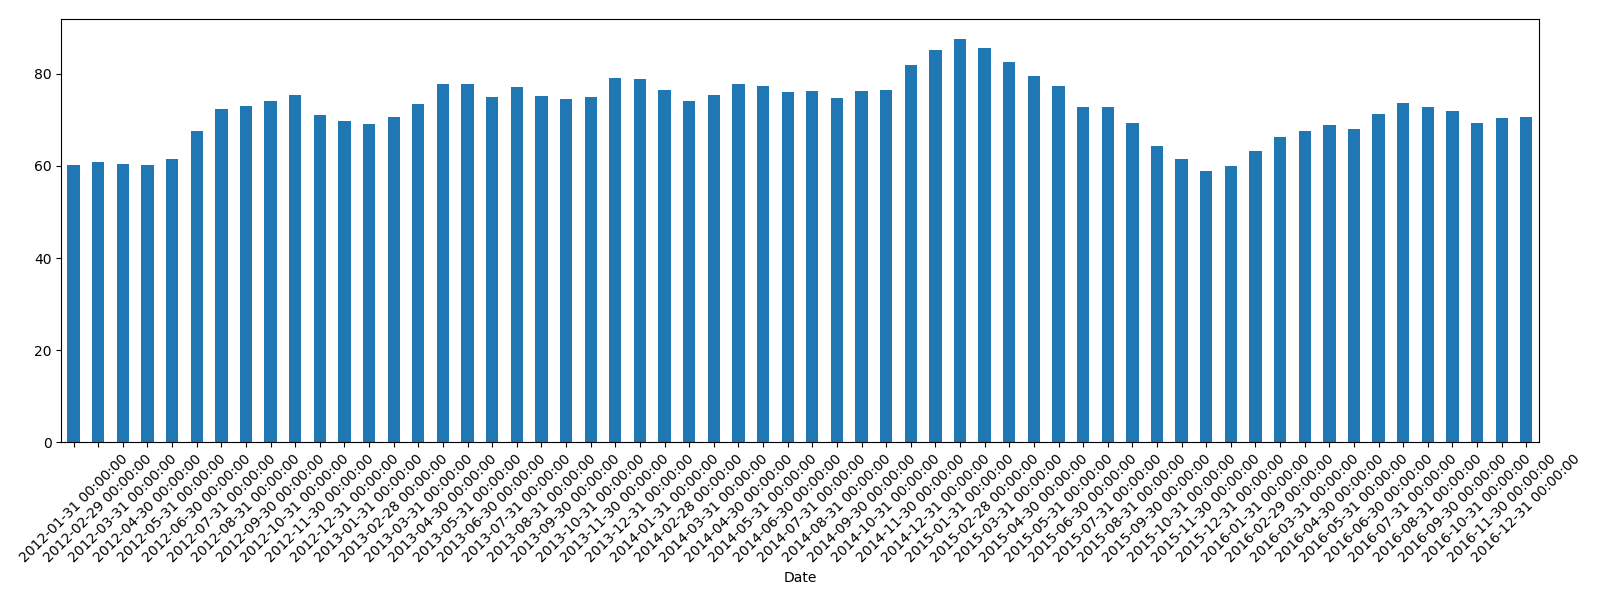

Write the Python code that produced this figure.
import numpy as np
import pandas as pd
import matplotlib.pyplot as plt

df = pd.read_csv('walmart_stock.csv', index_col = 'Date', parse_dates = True)

df.head()
df.info()
# convert Date column to datetime64[ns] instead of an object
#df['Date'] = pd.to_datetime(df['Date'])
# this accomplishes the same goal as directly above 
# df['Date'] = df['Date'].apply(pd.to_datetime)
#df.set_index('Date', inplace=True)
#df

#yearly 
df.resample(rule = 'A').mean()
# quarterly
df.resample(rule = 'Q').mean()
# max 
df.resample(rule = 'A').max()

#custom function 
def first_day(entry):
    return entry[0]

df.resample('A').apply(first_day)

df['Close'].resample('M').mean().plot(kind = 'bar', figsize = (16, 6), rot = 45)
